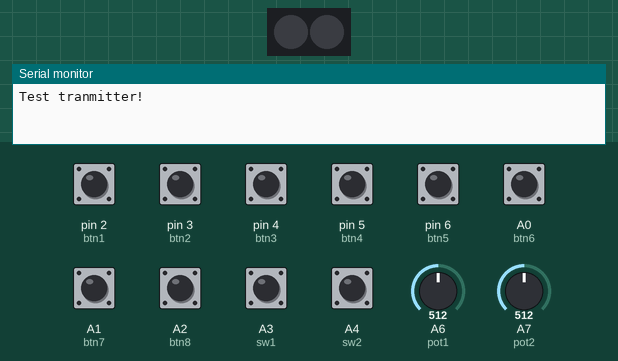
Simulated run of this sketch. Board: Arduino Nano, built with avr-gcc and run on an emulated ATmega328P. On the bench: 2 RGB LEDs in strip order, left to right, the last lines printed to the serial monitor. Inputs (shaded band) come from the test bench; at power-on: A0 (btn6), A1 (btn7), A2 (btn8), A3 (sw1), A4 (sw2), pin 2 (btn1), pin 3 (btn2), pin 4 (btn3), pin 5 (btn4), pin 6 (btn5) HIGH, A6 (pot1) = 512, A7 (pot2) = 512. Dim RGB values are drawn brighter than linear; random numbers use the default seed unless the sketch sets one; no radio packets arrive unless stated.

Above: at 1.2 s.
1.3 s: pin 2 (btn1) pulled LOW for 0.15 s
At 2.0 s:
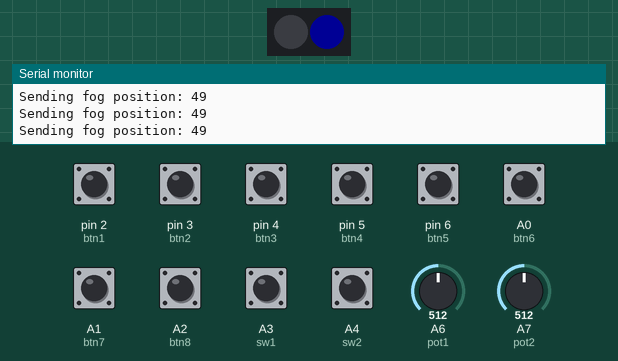
2.9 s: pin 3 (btn2) pulled LOW for 0.15 s
At 3.8 s:
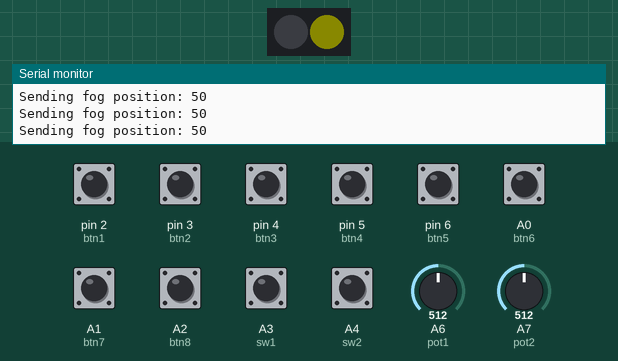
4.5 s: pin 4 (btn3) pulled LOW for 0.15 s
At 4.9 s:
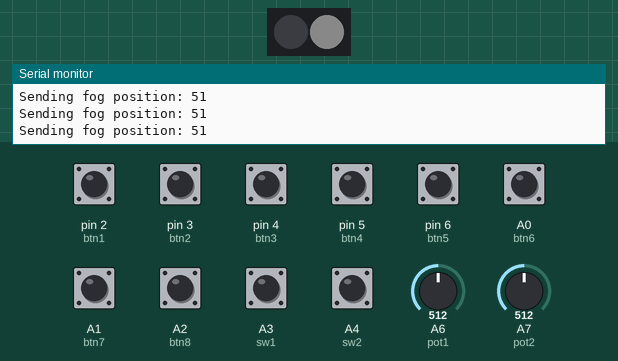
6.1 s: pin 5 (btn4) pulled LOW for 0.15 s
At 6.7 s:
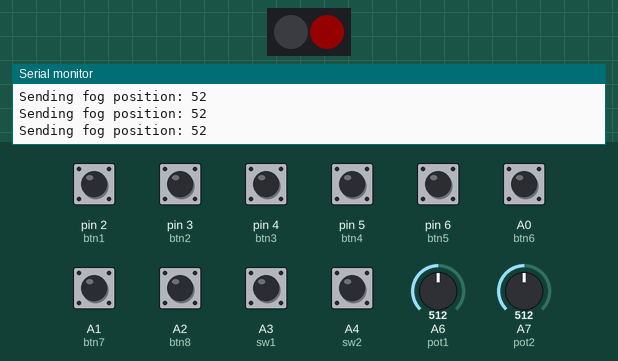
7.7 s: pin 6 (btn5) pulled LOW for 0.15 s
At 8.5 s:
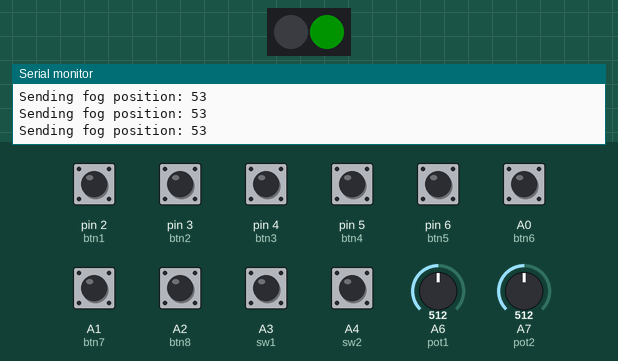
Timing chart, 0 to 10.7 s (numbered marks = the images above; inputs shaded):
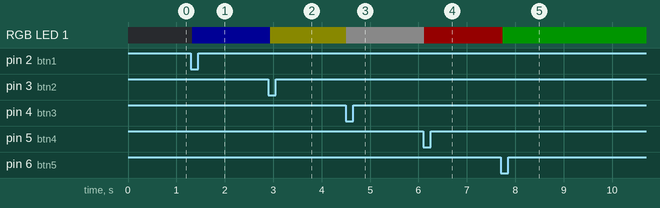

Measured:
- after the input at 1.3 s, RGB LED 1: off → RGB(0, 0, 20) at once
- after the input at 2.9 s, RGB LED 1: RGB(0, 0, 20) → RGB(10, 10, 0) at once
- after the input at 4.5 s, RGB LED 1: RGB(10, 10, 0) → RGB(10, 10, 10) at once
- after the input at 6.1 s, RGB LED 1: RGB(10, 10, 10) → RGB(20, 0, 0) at once
- after the input at 7.7 s, RGB LED 1: RGB(20, 0, 0) → RGB(0, 20, 0) at once

The sketch:

halloween_fog_control_v6.ino
```cpp
// Full working version.
// Uses RF-Nano 5V
// Black box with 8 buttons, 2 switched, two knobs.
// Updated 10/2026 for snake box.
// Updated 10/22/26 for zipline ghost.
// Updated 10/25 to add mbox growl control.

#include <SPI.h>
#include <nRF24L01.h>
#include <RF24.h>
#include <Adafruit_NeoPixel.h>

RF24 radio(10,9); // CE, CSN
const byte addresses[][6] = {"Prime", "2Node", "3xxxx", "4xxxx"};

#define PIN            8
#define NUMPIXELS      2
Adafruit_NeoPixel pixels = Adafruit_NeoPixel(NUMPIXELS, PIN, NEO_GRB + NEO_KHZ800);
// IMPORTANT: To reduce NeoPixel burnout risk, add 1000 uF capacitor across
// pixel power leads, add 300 - 500 Ohm resistor on first pixel's data input
// and minimize distance between Arduino and first pixel.  Avoid connecting
// on a live circuit...if you must, connect GND first.

// buttons
// fog control
const int btn1 = 2;
const int btn2 = 3;
const int btn3 = 4;
const int btn4 = 5;
const int btn5 = 6;

const int btn6 = A0;  // ghost zipline move
const int btn7 = A1;  // growl
const int btn8 = A2;  // snake box open
bool btn1val;
bool btn2val;
bool btn3val;
bool btn4val;
bool btn5val;
bool btn6val;
bool btn7val;
bool btn8val;

const int pot1 = A6;  // ghost zip line speed
const int pot2 = A7;
int pot1val;
int pot2val;

const int sw1 = A3;  // ghost zipline direction
const int sw2 = A4;  // snake box armed
bool sw1val;
bool sw2val;


bool buttonPress = false;
bool motorOn = false;

// Max size of this struct is 32 bytes - NRF24L01 buffer limit
struct Data_Package {
  byte fogPos = 0;    // tranmit to fog machine
  byte controller = 0;
  byte blue = 0;
  byte device1a = 0;
  byte plasmaTV = 0;
  byte mbox = 0;
  byte byte07 = 0;
  byte byte08 = 0;
  byte byte09 = 0;
  byte byte10 = 0;
  byte byte11 = 0;
  byte lidSignal = 0;  // byte12 A2 btn8
  byte byte13 = 0;
  byte lidEnable = 0;  // byte14 A4 sw2
  byte byte15 = 0;
  byte byte16 = 0;
  byte byte17 = 0;
  byte byte18 = 0;
  byte byte19 = 0;
  byte motorDirection = 0;  // byte20
  byte motorSpeed = 0;  // byte21
  byte byte22 = 0;
  byte byte23 = 0;
  byte byte24 = 0;
  byte byte25 = 0;  //byte25
  byte byte26 = 0;
  byte byte27 = 0;
  byte byte28 = 0;
  byte byte29 = 0;
  byte byte30 = 0;
  byte byte31 = 0;
  byte byte32 = 0;
};

Data_Package data; // Create a variable with the above structure

void setup() {
  pinMode(btn1, INPUT_PULLUP);
  pinMode(btn2, INPUT_PULLUP);
  pinMode(btn3, INPUT_PULLUP);
  pinMode(btn4, INPUT_PULLUP);
  pinMode(btn5, INPUT_PULLUP);
  pinMode(btn6, INPUT_PULLUP);
  pinMode(btn7, INPUT_PULLUP);
  pinMode(btn8, INPUT_PULLUP);

  pinMode(sw1, INPUT_PULLUP);
  pinMode(sw2, INPUT_PULLUP);

  pixels.begin();

  Serial.begin(9600);
  Serial.println("Test tranmitter!");

  // initialize the transceiver on the SPI bus
  if (!radio.begin()) {
    Serial.println(F("radio hardware is not responding!!"));
    while (1) {}  // hold in infinite loop
  }
  radio.openWritingPipe(addresses[1]); // 00002
  radio.openReadingPipe(1, addresses[0]); // 00001
  radio.setPALevel(RF24_PA_MIN);
  radio.stopListening();

  delay(10);
  pixels.setPixelColor(0, pixels.Color(0,0,0)); // This pixel is currently unused.
}


void loop() {

  btn1val = digitalRead(btn1);
  btn2val = digitalRead(btn2);
  btn3val = digitalRead(btn3);
  btn4val = digitalRead(btn4);
  btn5val = digitalRead(btn5);

  btn6val = digitalRead(btn6);
  sw1val = digitalRead(sw1);
  pot1val = analogRead(pot1);

  btn8val = digitalRead(btn8);
  sw2val = digitalRead(sw2);

  // Unused at this time
  btn7val = digitalRead(btn7);
  pot2val = analogRead(pot2);

  /*
  Serial.print("btn1: "); Serial.println(btn1val);
  Serial.print("btn2: "); Serial.println(btn2val);
  Serial.print("btn3: "); Serial.println(btn3val);
  Serial.print("btn4: "); Serial.println(btn4val);
  Serial.print("btn5: "); Serial.println(btn5val);
  Serial.print("btn6: "); Serial.println(btn6val);
  Serial.print("btn7: "); Serial.println(btn7val);
  Serial.print("btn8: "); Serial.println(btn8val);

  Serial.print("pot1: ");
  Serial.println(pot1val);
  Serial.print("pot2: ");
  Serial.println(pot2val);

  Serial.print("sw1: ");
  Serial.println(sw1val);
  Serial.print("sw2: ");
  Serial.println(sw2val);
  */


  // Check fog controller buttons
  if (!digitalRead(btn1)) {
      buttonPress = true;
      clearData();
      data.fogPos = 49;
      pixels.setPixelColor(1, pixels.Color(0,0,20)); // RGB
      pixels.show();
  }
  if (!digitalRead(btn2)) {
      buttonPress = true;
      clearData();
      data.fogPos = 50;
      pixels.setPixelColor(1, pixels.Color(10,10,0)); // RGB
      pixels.show();
  }
  if (!digitalRead(btn3)) {
      buttonPress = true;
      clearData();
      data.fogPos = 51;
      pixels.setPixelColor(1, pixels.Color(10,10,10)); // RGB
      pixels.show();
  }
  if (!digitalRead(btn4)) {
      buttonPress = true;
      clearData();
      data.fogPos = 52;
      pixels.setPixelColor(1, pixels.Color(20,0,0)); // RGB
      pixels.show();
  }
  if (!digitalRead(btn5)) {
      buttonPress = true;
      clearData();
      data.fogPos = 53;
      pixels.setPixelColor(1, pixels.Color(0,20,0)); // RGB
      pixels.show();
  }

  if (!digitalRead(btn7)) {
      buttonPress = true;
      clearData();
      data.mbox = random(1,5);
  } else {
    data.mbox = 0;
  }

  if (!digitalRead(btn8) && !digitalRead(sw2)) {
      buttonPress = true;
      clearData();
      data.lidSignal = 1;
  } else {
    data.lidSignal = 0;
  }

  // ghost zipline
  if (!digitalRead(btn6)) {
      buttonPress = true;
      motorOn = true;
      clearData();
      data.motorSpeed = map(pot1val, 0, 1023, 0, 255);
      if (!digitalRead(sw1)) {
        data.motorDirection = 1;
        Serial.print("forward ");
      } else {
        data.motorDirection = 2;
        Serial.print("backward ");
      }
      Serial.println(data.motorSpeed);
  } else {
    // Need to send a signal to turn motor off
    if (motorOn) {
      motorOn = false;
      data.motorDirection = 0;
      buttonPress = true;
      Serial.println("Send motor off");
    }
  }


  if (buttonPress) {
      Serial.print("Sending fog position: ");
      Serial.println(data.fogPos);
      radio.stopListening();
      radio.write(&data, sizeof(Data_Package));
      radio.startListening();
      buttonPress = false;
  }

  delay(50);
}

void clearData() {
  data.fogPos = 0;
  data.blue = 0;
  data.controller = 0;
  data.device1a = 0;
  data.plasmaTV = 0;
  data.mbox = 0;
  data.byte07 = 0;
  data.byte08 = 0;
  data.byte09 = 0;
  data.byte10 = 0;
  data.byte11 = 0;
  data.lidSignal = 0;
  data.byte13 = 0;
  data.lidEnable = 0;
  data.byte15 = 0;
  data.byte16 = 0;
  data.byte17 = 0;
  data.byte18 = 0;
  data.byte19 = 0;
  data.motorDirection = 0;
  //data.motorSpeed = 0;
  data.byte22 = 0;
  data.byte23 = 0;
  data.byte24 = 0;
  data.byte25 = 0;
  data.byte26 = 0;
  data.byte27 = 0;
  data.byte28 = 0;
  data.byte29 = 0;
  data.byte30 = 0;
  data.byte31 = 0;
  data.byte32 = 0;
}
```
